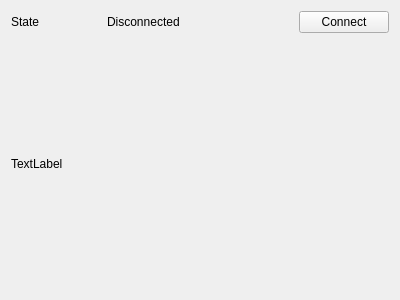
<?xml version="1.0" encoding="UTF-8"?>
<ui version="4.0">
 <class>Setup</class>
 <widget class="QWidget" name="Setup">
  <property name="geometry">
   <rect>
    <x>0</x>
    <y>0</y>
    <width>400</width>
    <height>300</height>
   </rect>
  </property>
  <property name="windowTitle">
   <string>Form</string>
  </property>
  <layout class="QGridLayout" name="gridLayout">
   <item row="0" column="0">
    <widget class="QLabel" name="label">
     <property name="text">
      <string>State</string>
     </property>
    </widget>
   </item>
   <item row="0" column="1">
    <widget class="QLabel" name="state">
     <property name="text">
      <string>Disconnected</string>
     </property>
    </widget>
   </item>
   <item row="0" column="3">
    <widget class="QPushButton" name="Connect">
     <property name="text">
      <string>Connect</string>
     </property>
     <property name="checkable">
      <bool>true</bool>
     </property>
    </widget>
   </item>
   <item row="1" column="0" colspan="3">
    <widget class="QLabel" name="data">
     <property name="text">
      <string>TextLabel</string>
     </property>
    </widget>
   </item>
  </layout>
 </widget>
 <resources/>
 <connections/>
</ui>
